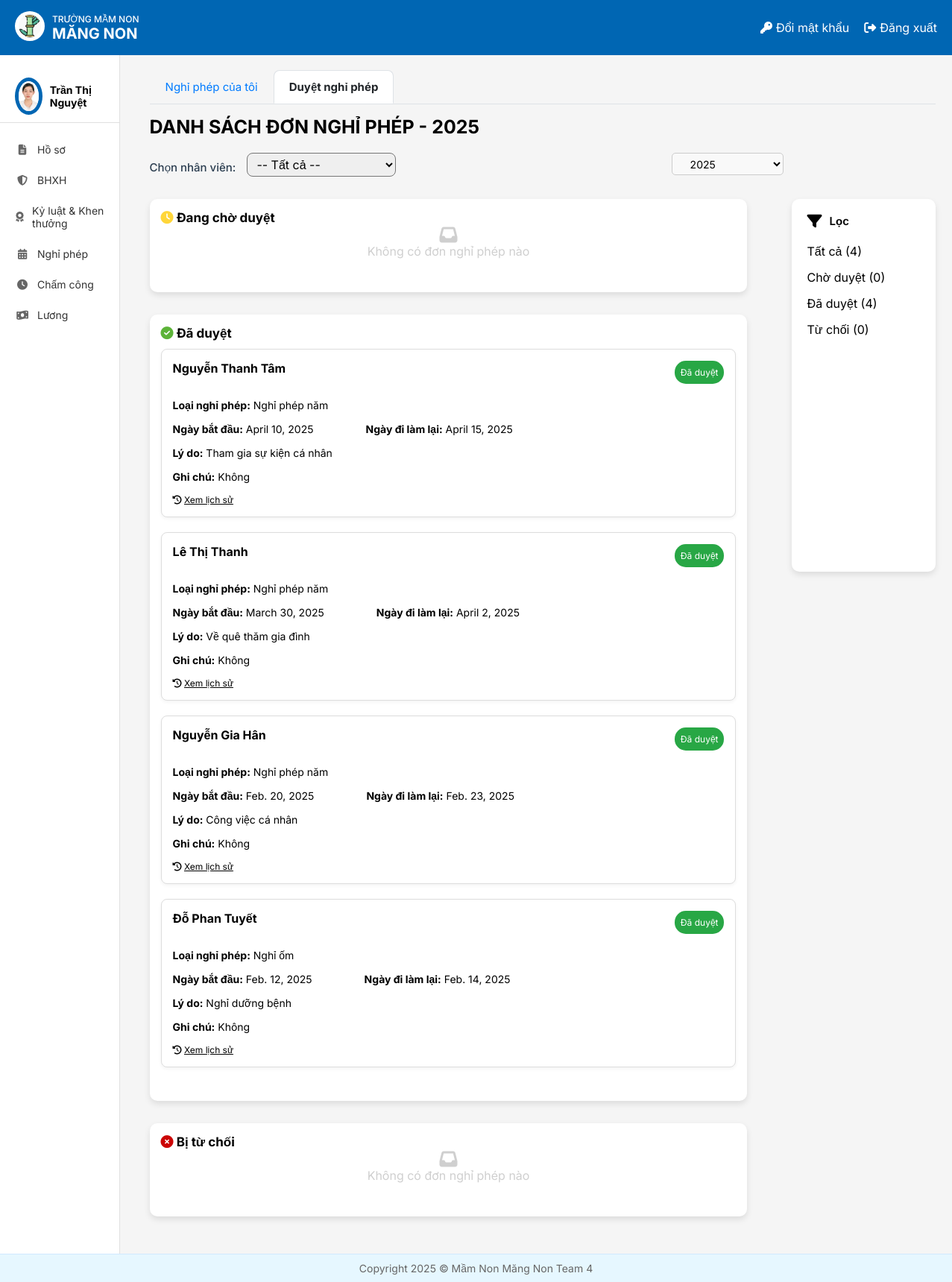
Screenshot of /home/admin/NghiPhep/ (signed in) with the database file from the repository.
### HOME/models.py (models this page shows, shortened)
class NhanVien(models.Model):
 user = models.OneToOneField(User, on_delete=models.CASCADE, unique=True, null=False, related_name='nhanvien_home')
 ten_nv = models.CharField(max_length=100)
 anh_ca_nhan = models.ImageField(upload_to='nhanvien/', null=True, blank=True)
 gioi_tinh = models.CharField(max_length=10, choices=[('2', 'Nam'), ('1', 'Nữ')],default='1')
 ngay_sinh = models.DateField(null=True)
 vi_tri_cong_viec = models.CharField(max_length=100, blank=True, null=True)
 to_phong_ban = models.CharField(max_length=50, choices=TO_PHONG_BAN_CHOICES)
 trinh_do_hoc_van = models.CharField(max_length=50, choices=TRINH_DO_HOC_VAN_CHOICES)
 chuyen_nganh = models.CharField(max_length=100, null=True)
 noi_dao_tao = models.CharField(max_length=100)
 nam_tn = models.IntegerField(null=True)
 ngay_cap = models.DateField(null=True)
 noi_cap = models.CharField(max_length=100)
 dia_chi_tam_tru = models.TextField(null=True)
 chuc_vu = models.CharField(max_length=150, null=True)
 so_dien_thoai = models.CharField(
     max_length=10,
     unique=True)
 email = models.EmailField(unique=True, max_length=50, null=True)
 so_cccd = models.CharField(
     max_length=12,
     unique=True
 )
 phu_caps = models.ManyToManyField(PhuCap, through='PhuCapNhanVien',blank=True)
 class Meta:
     db_table = 'HOME_nhanvien'
 def __str__(self):
     return self.ten_nv

class NghiPhep(models.Model):
   nhan_vien = models.ForeignKey(NhanVien, on_delete=models.CASCADE, related_name='nguoi_tao_don')
   loai_nghi = models.CharField(max_length=100)
   ngay_bat_dau = models.DateField(null=True)
   ngay_ket_thuc = models.DateField(null=True)
   ly_do = models.TextField()
   trang_thai_don = models.CharField(max_length=50, default='Đang chờ duyệt')
   ghi_chu = models.TextField(blank=True, null=True)
   ngay_tao_don = models.DateTimeField(null=True)
   ngay_chinh_sua = models.DateTimeField(null=True)
   nguoi_duyet = models.ForeignKey(NhanVien, null = True, on_delete=models.CASCADE, related_name='nguoi_duyet_don')
   ngay_duyet = models.DateField(blank=True, null=True)

### NghiPhep/views.py (the view)
# urls.py: path('home/admin/NghiPhep/', NghiPhep_list_admin, name='DanhSachNP'), #admin
@login_required
@permission_required('HOME.view_edit_list_nghiphep')
def NghiPhep_list_admin(request):
    nhanvien = get_object_or_404(NhanVien, user=request.user)
    thong_tin = DS_NV_quan_ly(request, nhanvien)
    nhan_vien_quan_ly = thong_tin['nhan_vien_quan_ly']
    year=thong_tin['year']
    status_labels = ['Đang chờ duyệt', 'Đã duyệt', 'Bị từ chối']
    nghiphep_list = {}
    print("Quyền user hiện có:", request.user.get_all_permissions())
    for status in status_labels:
        nghiphep_list[status] = NghiPhep.objects.filter(trang_thai_don=status, ngay_tao_don__year=year,
                                                        nhan_vien__in=nhan_vien_quan_ly).order_by('-ngay_tao_don')
    formghichu = Ghichu(request.GET)
    context = {
        'nghiphep':nghiphep_list,
        'nhan_vien': nhanvien,
        'formghichu': formghichu,
        'nhan_vien_quan_ly': nhan_vien_quan_ly,
        **DS_NV_quan_ly(request, nhanvien),
        **ThongTinNP_admin(request, nhanvien)
    }
    print("CTX nhan_vien obj:", context.get('nhan_vien'))
    return render(request, 'NghiPhep/NP_list_admin.html', context)

### templates/NghiPhep/NP_list_admin.html (shortened to what this page needs)
{% extends 'NghiPhep/NP_list.html' %}
{% block content %}
<div class="" >
    <div class="button">
        {% block titleNP %}
        <div class="titleNP" style="width: 70% " onclick="window.location.href='{% url 'DanhSachNP' %}'">DANH SÁCH ĐƠN NGHỈ PHÉP - {{year}}</div>
        {% endblock %}
    </div>
     <div class="Search" style="width: 1000px; display: flex; justify-content: space-between;">
         {% block header %}
             <form  action="{% url 'TimKiemNV' %}" style="margin-bottom: 30px; display:flex; gap: 15px">
                <label  style="font-weight: 500; margin-bottom: 0;">Chọn nhân viên:</label>
                <select name="nhan_vien" id="nhan_vien" style="width: 200px; padding: 4px 8px; border-radius: 8px; font-size: 16px;" onchange="this.form.submit()">
                    <option value="">-- Tất cả --</option>
                  </select>
             </form>
            <form method="get"
                  action="{% url 'DanhSachNP' %}"
                  style="width:30%; height: 15px">
                    <select name="year" class="form-control" onchange="this.form.submit()" style="height: 30px; font-size: 14px; padding: 0px 20px;border-radius: 5px;width: 50%;">
                        {% for y in years %}
                            <option value="{{ y }}" {% if y == year %}selected{% endif %}>{{ y }}</option>
                        {% endfor %}
                    </select>
            </form>
        {% endblock %}
     </div>
    <div class="ndung" style='display: flex; gap: 60px;  '>
            <div class="ndungNP" style="width: 900px">
                {% for status, danh_sach in nghiphep.items %}
                    <div class="card" style="margin-bottom: 30px;width:100%; background-color: #ffffff; padding: 15px; border-radius: 10px; box-shadow: 0px 4px 8px rgba(0, 0, 0, 0.1);">
                        <div class="card-header">
                            <h2 class="card-title">
                                {% if status == 'Đang chờ duyệt' %}
                                    <i class="fas fa-clock status-icon pending" style="color: #FFD63A"></i>
                                {% elif status == 'Đã duyệt' %}
                                    <i class="fas fa-check-circle status-icon approved" style="color: #5CB338"></i>
                                {% elif status == 'Bị từ chối' %}
                                    <i class="fas fa-times-circle status-icon rejected" style="color: #CB0404"></i>
                                {% endif %}
                                {{status}}
                            </h2>
                        </div>
                        <div class="card-body" style="margin-bottom: 30px; ">
                            {% if danh_sach %}
                                <div class="leave-list">
                                    {% for item in danh_sach %}
                                        <div class="leave-item" style="border: 1px solid #ddd;
                                                                border-radius: 8px;
                                                                padding: 15px;
                                                                background-color: #fff;
                                                                box-shadow: 0 2px 5px rgba(0, 0, 0, 0.05);
                                                                margin-bottom: 20px; margin-top: 10px" >
                                            <div class="leave-header" >
                                                <div class="employee-name" style="display: flex; justify-content: space-between;align-item:center">
                                                    <span class="tennhanvien" style="font-size: 16px; font-weight: bold">{{ item.nhan_vien.ten_nv }}</span>
                                                    <span class="badge {% if status == 'Đang chờ duyệt' %}badge-warning{% elif status == 'Đã duyệt' %}badge-success{% else %}badge-danger{% endif %}">
                                                    {{status}}
                                                    </span>
                                                </div>
                                            </div>
                                            <div class="leave-body" style="">
                                                <div class="leave-details" style="margin-top: 20px; font-size: 14px" >
                                                    <div class="detail-group">
                                                        <p><strong >Loại nghỉ phép:</strong> {{item.loai_nghi }}</p>
                                                    </div>
                                                    <div class="detail-group" style="display: flex; gap: 70px">
                                                        <p><strong >Ngày bắt đầu:</strong> {{ item.ngay_bat_dau }}</p>
                                                        <p><strong>Ngày đi làm lại:</strong> {{ item.ngay_ket_thuc }}</p>
                                                    </div>
                                                    <div class="detail-group">
                                                        <p><strong>Lý do:</strong> {{ item.ly_do }}</p>
                                                    </div>
                                                    {% if item.trang_thai_don == 'Đang chờ duyệt' %}
                                                        <div class="detail-group">
                                                            <form method="post" action="{% url 'XulyNP' item.id %}" style="width: 100%;">
                                                                {% csrf_token %}
                                                                <div class="inputghichu">
                                                                    <p><strong>Ghi chú:</strong></p>
                                                                    <textarea style="width: 60%; margin-top: 5px; border: 1px solid #999;border-radius: 5px" name="ghichu" id="id_ghichu" rows="4">{{ formghichu.ghichu.value }}</textarea>
                                                                </div>
                                                                {% if messages %}
                                                                    {% for message in messages %}
                                                                        <div class="alert alert-danger">{{ message }}</div>
                                                                    {% endfor %}
                                                                {% endif %}
                                                                <div class="duyet_tuchoi" style="display: flex; gap: 10px; margin-top: 5px">
                                                                    <button type="submit" name="action" value="duyet" class="btn-duyet">Duyệt</button>
                                                                    <button type="submit" name="action" value="tuchoi" class="btn-tuchoi">Từ chối</button>
                                                                </div>
                                                            </form>
                                                        </div>
                                                    {% else %}
                                                        <div class="detail-group">
                                                            <p><strong>Ghi chú:</strong> {{ item.ghi_chu|default:"Không" }}</p>
                                                        </div>
                                                    {% endif %}
                                                </div>
                                            </div>
                                            <div class="np-card-footer">
                                                <div style=" ">
                                                    <i class="fa-solid fa-clock-rotate-left" style="size: 14px"></i>
                                                    <a onclick="toggleHistory({{ item.id }})" class="historylink" style="text-decoration: underline"> Xem lịch sử</a>
                                                </div>
                                            </div>
                                        </div>
                                    {% endfor %}
                                </div>
                            {% else %}
                                <div class="empty-state">
                                    <i class="fas fa-inbox" style="font-size: 24px"></i>
                                    <p>Không có đơn nghỉ phép nào</p>
                                </div>
                            {% endif %}
                        </div>
                    </div>
                {% endfor %}
            </div>
            {% block locdanhsach %}
            <div class="ndungloc" style="width:20%; max-height: 500px;">
               <div class="TitleLoc" style="display: flex; gap: 10px; align-items: left;">
                    <i class="fa-sharp fa-solid fa-filter" style="font-size: 20px;"></i>
                    <p style="margin: 0; font-size: 15px; font-weight: 600;">Lọc</p>
                </div>
                <ul id="dongloc" style="width: 80%; margin-top: 20px; ">
                    <li class="loc" >
                        <a href="{% url 'DanhSachNP'  %}?year={{ year }}" class="font-bold hover:text-blue-600">
                            Tất cả ({{ so_don }})
                        </a>
                    </li>
                    <li class="loc">
                        <a href="{% url 'loc_don_nghi_phep_admin' %}?trang_thai=Đang chờ duyệt&year={{ year }}" class=" font-bold hover:text-blue-600">
                            Chờ duyệt ({{ so_don_dang_duyet.count }})
                        </a>
                    </li>
                    <li class="loc">
                        <a href="{% url 'loc_don_nghi_phep_admin' %}?trang_thai=Đã duyệt&year={{ year }}" class=" font-bold hover:text-blue-600">
                            Đã duyệt ({{ so_don_da_duyet.count }})
                        </a>
                    </li>
                    <li class="loc">
                        <a href="{% url 'loc_don_nghi_phep_admin' %}?trang_thai=Bị từ chối&year={{ year }}" class=" font-bold hover:text-blue-600">
                            Từ chối ({{ so_don_dang_bi_tu_choi.count }})
                        </a>
                    </li>
                </ul>
            </div>
            {% endblock %}
    </div>
</div>
{% endblock %}

### templates/home.html (shortened to what this page needs)
<!DOCTYPE html>
{% load static %}
<html lang="vi">
<head>
    <link rel="stylesheet" href="{% static 'css/style.css' %}">
    <link rel="stylesheet" href="https://cdnjs.cloudflare.com/ajax/libs/font-awesome/6.4.0/css/all.min.css">
</head>
<body>
    <div class="container">
        <header class="header">
            <div class="logo-container">
                <a href="{% url 'home' %}">
                    <img src="{% static 'images/logo.jpg' %}" alt="Logo" class="logo-img">
                </a>
                <div class="logo-text">
                    <div class="school-type">TRƯỜNG MẦM NON</div>
                    <div class="school-name"><b>MĂNG NON</b></div>
                </div>
            </div>
            <div class="header-actions">
                <a href="{% url 'change_password' %}" class="header-link">
                    <i class="fas fa-key"></i> Đổi mật khẩu
                </a>
                <a href="{% url 'logout' %}" class="header-link">
                    <i class="fas fa-sign-out-alt"></i> Đăng xuất
                </a>
            </div>
        </header>
        <div class="content">
            <aside class="sidebar">
                <div class="user-profile">
                    <div class="avatar">
                        <img src="{{ nhan_vien.anh_ca_nhan.url }}" alt="User Avatar">
                    </div>
                    <div class="user-info">
                        {% if request.user.is_authenticated %}
                            <div class="user-name">{{ nhan_vien.ten_nv }}</div>
                        {% endif %}
                    </div>
                </div>
                <nav class="sidebar-nav">
                    <a href="{% url 'Redirect_hoso_view' %}" class="nav-item"><i class="fas fa-file-alt"></i> Hồ sơ</a>
                    <a href="{% url 'redirectBHXH' %}" class="nav-item"><i class="fas fa-shield-alt"></i> BHXH</a>
                    <a href="{% url 'ky_luat_khen_thuong' %}" class="nav-item"><i class="fas fa-award"></i> Kỷ luật & Khen thưởng</a>
                    <a href="{% url 'DanhSachNP_redirect' %}" class="nav-item"><i class="fas fa-calendar-alt"></i> Nghỉ phép</a>
                    <a href="{% url 'cham_cong' %}" class="nav-item"><i class="fas fa-clock"></i> Chấm công</a>
                    <a href="{% url 'chuyen_huong_luong' %}" class="nav-item"><i class="fas fa-money-bill-wave"></i> Lương</a>
                </nav>
            </aside>
            {% block page_background %}{% endblock %}
        </div>
        <footer class="footer">
            <p>Copyright 2025 © Mầm Non Măng Non Team 4</p>
        </footer>
    </div>
</body>
</html>

### rows the page displays
NhanVien: anh_ca_nhan (picture), ten_nv "Trần Thị Nguyệt"
NghiPhep: nhan_vien.ten_nv "Nguyễn Thanh Tâm", trang_thai_don "Đã duyệt", loai_nghi "Nghỉ phép năm", ngay_bat_dau "April 10, 2025", ngay_ket_thuc "April 15, 2025", ly_do "Tham gia sự kiện cá nhân", ghi_chu "Không"
NghiPhep: nhan_vien.ten_nv "Lê Thị Thanh", trang_thai_don "Đã duyệt", loai_nghi "Nghỉ phép năm", ngay_bat_dau "March 30, 2025", ngay_ket_thuc "April 2, 2025", ly_do "Về quê thăm gia đình", ghi_chu "Không"
NghiPhep: nhan_vien.ten_nv "Nguyễn Gia Hân", trang_thai_don "Đã duyệt", loai_nghi "Nghỉ phép năm", ngay_bat_dau "Feb. 20, 2025", ngay_ket_thuc "Feb. 23, 2025", ly_do "Công việc cá nhân", ghi_chu "Không"
NghiPhep: nhan_vien.ten_nv "Đỗ Phan Tuyết", trang_thai_don "Đã duyệt", loai_nghi "Nghỉ ốm", ngay_bat_dau "Feb. 12, 2025", ngay_ket_thuc "Feb. 14, 2025", ly_do "Nghỉ dưỡng bệnh", ghi_chu "Không"

### other values shown
{{ year }} "2025"
{{ status }} "Đang chờ duyệt" "Đã duyệt" "Bị từ chối"
{{ so_don }} "4"
{{ so_don_dang_duyet.count }} "0"
{{ so_don_da_duyet.count }} "4"
{{ so_don_dang_bi_tu_choi.count }} "0"
form field year "2025"
